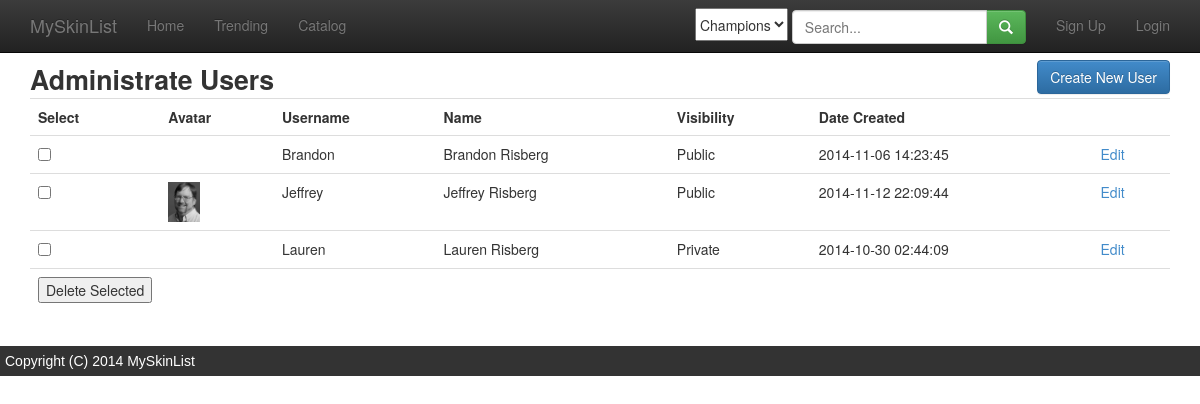
The page /admin_user_list.php on the database as committed earlier.
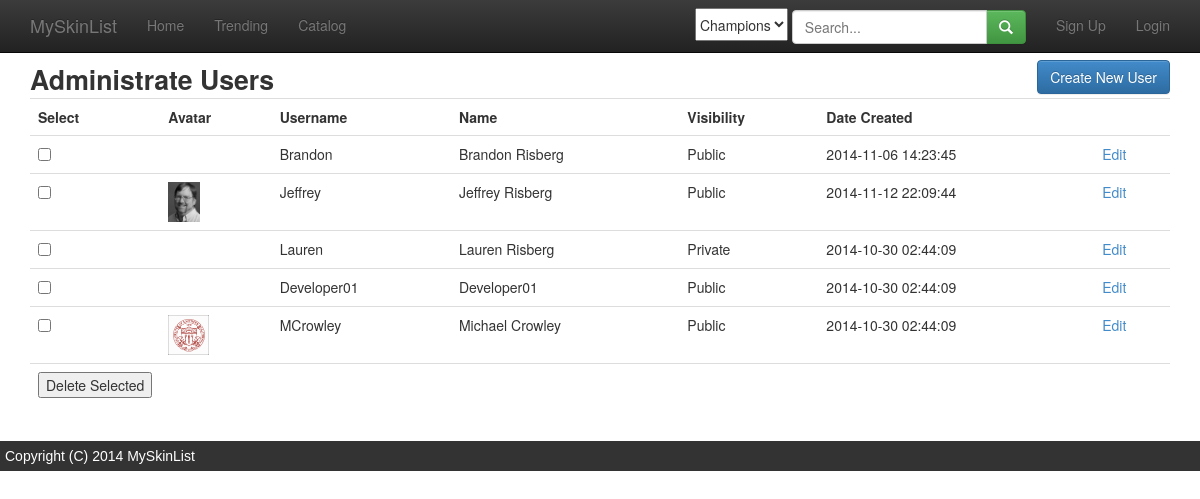
The same page on the database as committed later.
### tables this page shows
create table users (
	id           int(11)      NOT NULL AUTO_INCREMENT,
	user_name    varchar(255) NOT NULL,
  name         varchar(255) NOT NULL,
	password     varchar(255) NOT NULL,
	avatar_img   varchar(255) NULL,
	visibility   int(11)      NOT NULL,
	is_admin     bit(1)       NOT NULL,
	last_login   datetime     NULL,
	date_created datetime     NOT NULL,
	last_updated datetime     NOT NULL,
	PRIMARY KEY (id),
	FOREIGN KEY (visibility) REFERENCES visibility_settings (id)
);

create table visibility_settings (
	id           int(11)      NOT NULL AUTO_INCREMENT,
	name         varchar(255) NOT NULL,
	date_created datetime     NOT NULL,
	last_updated datetime     NOT NULL,
	PRIMARY KEY (id)
);

### _login.php (called while the page is built, shortened)
<?php
if (array_key_exists('user_id', $_SESSION)) {
    $user_id = $_SESSION['user_id'];
    $user_name = $_SESSION['user_name'];
    $b_user_logged_in = 1;
    $b_user_is_admin = $_SESSION['is_admin'];
} else {
    $b_user_logged_in = 0;
}
if (array_key_exists('search_type', $_SESSION)) {
    $search_type = $_SESSION['search_type'];
} else {
    $search_type = "Champions";
}
if (array_key_exists('search_str', $_SESSION)) {
    $search_str = $_SESSION['search_str'];
} else {
    $search_str = "";
}

### _paths.php (called while the page is built, shortened)
<?php
$user_avatar_img_path = "img/uploads/users/avatars";

### admin_user_list.php (the view, shortened to what this page needs)
<?php $active = "admin"; ?>
<?php include '_header.php'; ?>
<?php include '_connect.php'; ?>
<?php include '_paths.php'; ?>
<?php
$sql = <<<SQL
   SELECT u.id as id, u.user_name as user_name, u.name as name, u.avatar_img as avatar_img, vs.name as visibility, u.date_created as date_created
   FROM users u
   JOIN visibility_settings vs ON u.visibility = vs.id
SQL;
$result = mysqli_query($db_connection, $sql);
?>
    <div class="row">
        <div class="col-md-8" style="font-weight: bold; font-size:20pt">Administrate Users</div>
        <div class="col-md-4"><a class="btn btn-primary pull-right" href="admin_user_form.php">Create New
                User</a></div>
    </div>
    <form action="admin_user_delete.php" method="POST">
        <table class="table">
            <tr>
                <th>Select</th>
                <th>Avatar</th>
                <th>Username</th>
                <th>Name</th>
                <th>Visibility</th>
                <th>Date Created</th>
                <th>&nbsp;</th>
            </tr>
            <?php
            while ($row = mysqli_fetch_array($result)) {
                echo "<tr>";
                echo "<td width='100'><input type='checkbox' name='id[]' value='{$row['id']}'/></td>";
                echo "<td>";
                if ($row['avatar_img'])
                    echo "<img src='$user_avatar_img_path/${row['avatar_img']}' height=40/>";
                echo "</td>";
                echo "<td>{$row['user_name']}</td>";
                echo "<td>{$row['name']}</td>";
                echo "<td>{$row['visibility']}</td>";
                echo "<td>{$row['date_created']}</td>";
                echo "<td><a href='admin_user_form.php?id={$row['id']}'>Edit</a></td>";
                echo "</tr>";
            }
            ?>
            <tr>
                <td><input type="submit" value="Delete Selected"/></td>
                <td>&nbsp;</td>
                <td>&nbsp;</td>
                <td>&nbsp;</td>
                <td>&nbsp;</td>
                <td>&nbsp;</td>
                <td>&nbsp;</td>
            </tr>
        </table>
    </form>
<?php include '_footer.php'; ?>

### _header.php (shortened to what this page needs)
<?php include '_login.php'; ?>
<!DOCTYPE html>
<html>
<head>
    <link rel="stylesheet" href="css/styles.css"/>
    <link rel="stylesheet" href="css/bootstrap.min.css"/>
    <link rel="stylesheet" href="css/bootstrap-theme.min.css"/>
</head>
<body>
<nav class="navbar navbar-inverse navbar-fixed-top" role="navigation">
    <div class="container">
        <div class="navbar-header">
            <a class="navbar-brand" href="index.php">MySkinList</a>
        </div>
        <div id="navbar" class="navbar-collapse collapse">
            <ul class="nav navbar-nav">
                <li <?php if ($active == 'index') echo 'class="active"' ?>><a href="index.php">Home</a></li>
                <li <?php if ($active == 'trending') echo 'class="active"' ?>><a href="trending.php">Trending</a></li>
                <li <?php if ($active == 'catalog') echo 'class="active"' ?>><a href="catalog.php">Catalog</a></li>
            </ul>
            <ul class="nav navbar-nav navbar-right">
                <li>
                    <form class="navbar-form" role="search" method="post" action="search.php" id="search-form"
                          name="search-form">
                        <select id="search_type" name="search_type" style="height: 33px">
                            <option <?php if ($search_type == 'Champions') echo 'selected' ?>>Champions</option>
                        </select>
                        <div class="input-group">
                            <input type="text" class="form-control"
                                   placeholder="Search..." id="query" name="query"
                                   value="<?php echo $search_str ?>">
                            <div class="input-group-btn">
                                <button type="submit" class="btn btn-success"><span
                                        class="glyphicon glyphicon-search"></span></button>
                            </div>
                        </div>
                    </form>
                </li>
                <?php if ($b_user_logged_in) { ?>
                    <?php if ($b_user_is_admin) { ?>
                        <li <?php if ($active == 'admin') echo 'class="active"' ?>>
                            <a href="admin.php">Admin</a>
                        </li>
                    <?php } ?>
                    <li <?php if ($active == 'profile') echo 'class="active"' ?>>
                        <a href="profile.php">Profile</a>
                    </li>
                    <li><a href="logout.php">Logout</a></li>
                <?php } else { ?>
                    <li <?php if ($active == 'signup_form') echo 'class="active"' ?>>
                        <a href="login_signup_form.php">Sign Up</a>
                    </li>
                    <li <?php if ($active == 'login_form') echo 'class="active"' ?>>
                        <a href="login_form.php">Login</a>
                    </li>
                <?php } ?>
            </ul>
        </div>
    </div>
</nav>
<div class="container" style="margin-top: 60px">

### _footer.php
</div>
<footer>
    Copyright (C) 2014 MySkinList
</footer>
</body>
</html>

### css/styles.css (style rules this page uses)
footer { background-color: #333; color: white; padding: 5px; font-family: sans-serif; margin-top: 15px; }

Rows that differ between the two databases and show on the page:
added users: user_name "Developer01", name "Developer01", visibility.name "Public", date_created "2014-10-30 02:44:09"
added users: avatar_img (picture), user_name "MCrowley", name "Michael Crowley", visibility.name "Public", date_created "2014-10-30 02:44:09"
